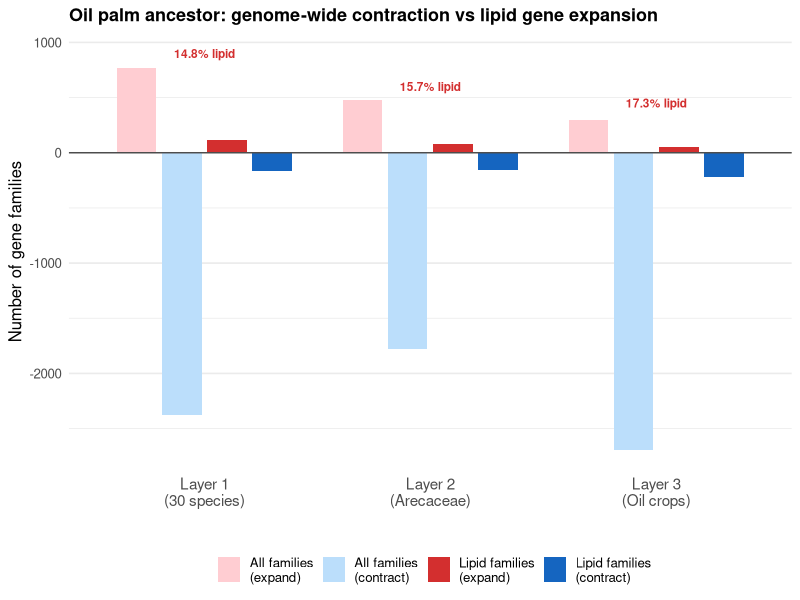
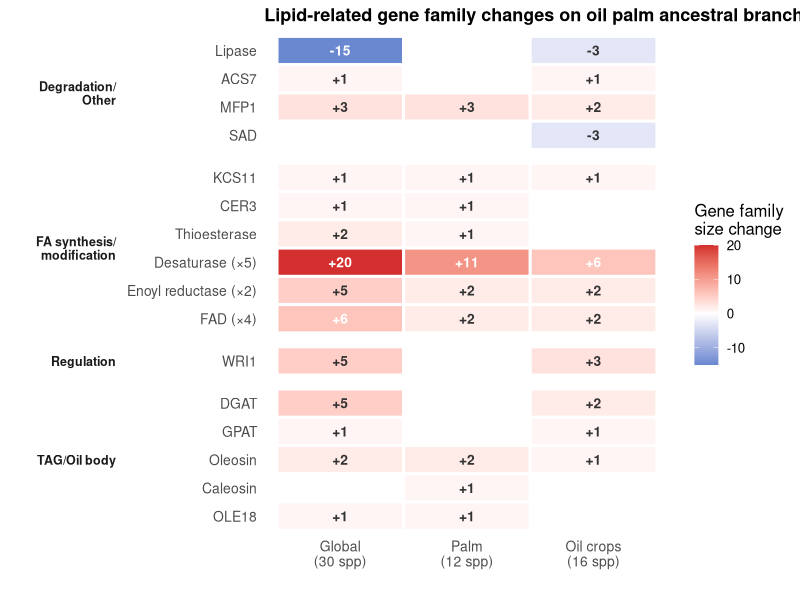
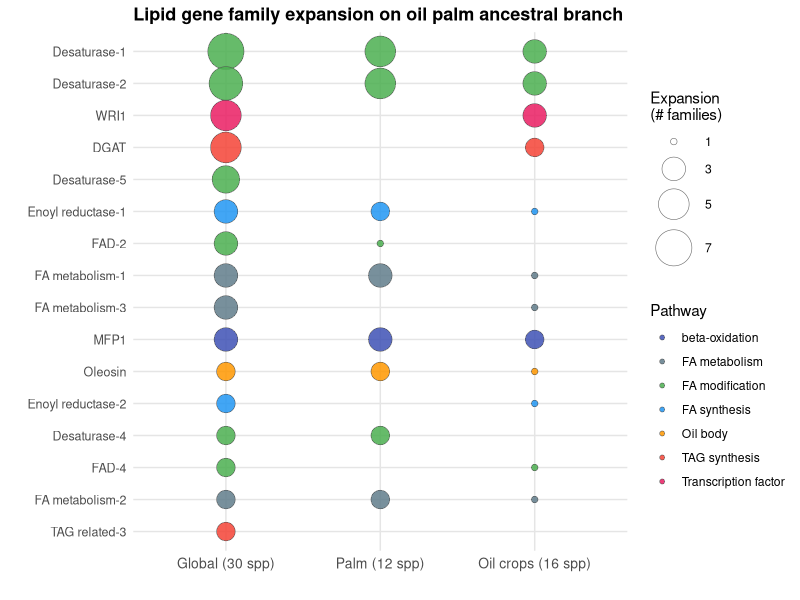
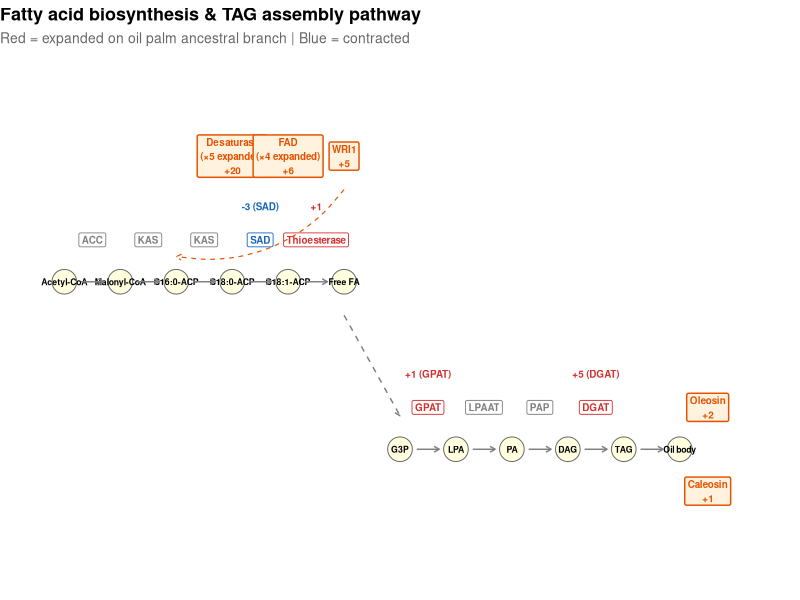
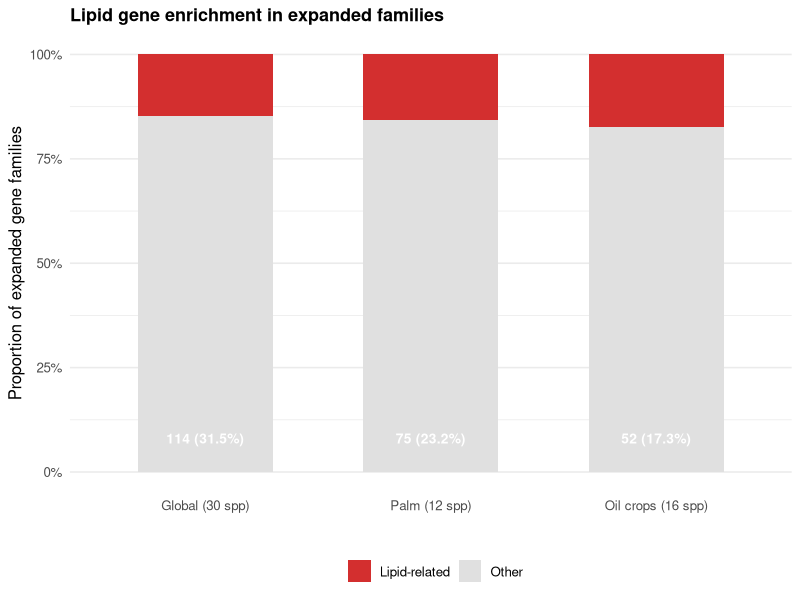

Source code (R) for these figures, in order:
#!/usr/bin/env Rscript
#=====================================================
# 油脂基因家族扩张收缩可视化
# Fig: 气泡图 + 全局vs油脂对比 + 通路热图
#=====================================================

for (pkg in c("ggplot2", "dplyr", "tidyr", "RColorBrewer", "cowplot", "ggrepel"))
    if (!requireNamespace(pkg, quietly=TRUE))
        install.packages(pkg, repos="https://cloud.r-project.org")

library(ggplot2)
library(dplyr)
library(tidyr)
library(cowplot)

OUT <- "${ANALYSIS_DIR}/20_results/Figure2/07_new_figure/02_comparative_orthofinder/phylo_divtime_cafe/04_figures"
dir.create(OUT, showWarnings=FALSE, recursive=TRUE)

# ============================================================
# 数据准备
# ============================================================

# 油脂相关扩张基因 (三层汇总)
lipid_expand <- data.frame(
    OG = c("OG0012737","OG0014386","OG0002452","OG0006523","OG0001300",
           "OG0014259","OG0013166","OG0019450","OG0000040","OG0000409",
           "OG0022011","OG0013873","OG0016696","OG0016322","OG0007476",
           "OG0003800","OG0005194","OG0000011","OG0001323","OG0005223",
           "OG0004640","OG0006259","OG0013137","OG0017678","OG0000635",
           "OG0004665","OG0003737","OG0005835","OG0010136","OG0006144",
           "OG0017646","OG0000292"),
    Gene = c("WRI1","DGAT","Desaturase-1","Desaturase-2","Oleosin","Caleosin",
             "Enoyl reductase-1","Enoyl reductase-2","Thioesterase-1","Thioesterase-2",
             "GPAT","KCS11","CER3","Desaturase-3","Desaturase-4",
             "Desaturase-5","FAD-1","FAD-2","FAD-3","FAD-4",
             "FA metabolism-1","FA metabolism-2","FA metabolism-3","FA metabolism-4",
             "FA related-1","FA related-2","OLE18","TAG related-1","TAG related-2","ACS7",
             "MFP1","TAG related-3"),
    Pathway = c("Transcription factor","TAG synthesis","FA modification","FA modification",
                "Oil body","Oil body","FA synthesis","FA synthesis",
                "FA termination","FA termination","Kennedy pathway","FA elongation",
                "Wax/cutin","FA modification","FA modification",
                "FA modification","FA modification","FA modification","FA modification","FA modification",
                "FA metabolism","FA metabolism","FA metabolism","FA metabolism",
                "FA related","FA related","Oil body","TAG synthesis","TAG synthesis","TAG synthesis",
                "beta-oxidation","TAG synthesis"),
    Layer1 = c(5,5,7,6,2,0,3,2,1,1,1,1,1,1,2,4,0,3,1,2,3,2,3,1,1,1,1,1,1,1,3,2),
    Layer2 = c(0,0,5,5,2,1,2,0,1,0,0,1,1,1,2,0,0,1,1,0,3,2,0,0,1,1,1,1,1,0,3,0),
    Layer3 = c(3,2,3,3,1,0,1,1,0,0,1,1,0,0,0,0,1,0,0,1,1,1,1,1,0,1,0,0,0,1,2,0),
    stringsAsFactors = FALSE
)

# 油脂相关收缩基因 (主要的)
lipid_contract <- data.frame(
    OG = c("OG0001638","OG0000913","OG0001496","OG0001325"),
    Gene = c("SAD","Lipase family","BASS2/FAD","FA beta-oxidation"),
    Pathway = c("FA modification","Lipid degradation","FA modification","beta-oxidation"),
    Layer1 = c(0,-15,0,-2),
    Layer2 = c(0,0,-2,-2),
    Layer3 = c(-3,-3,0,0),
    stringsAsFactors = FALSE
)

# ============================================================
# Figure 1: 全局收缩 vs 油脂扩张 对比图
# ============================================================
cat("绘制Figure 1: 全局vs油脂对比...\n")

contrast_data <- data.frame(
    Layer = rep(c("Layer 1\n(30 species)", "Layer 2\n(Arecaceae)", "Layer 3\n(Oil crops)"), each=4),
    Category = rep(c("All families\n(expand)", "All families\n(contract)", 
                     "Lipid families\n(expand)", "Lipid families\n(contract)"), 3),
    Count = c(770, -2373, 114, -168,   # Layer1
              478, -1780, 75, -157,     # Layer2
              300, -2695, 52, -217),    # Layer3
    stringsAsFactors = FALSE
)

contrast_data$Layer <- factor(contrast_data$Layer, 
    levels=c("Layer 1\n(30 species)", "Layer 2\n(Arecaceae)", "Layer 3\n(Oil crops)"))
contrast_data$Category <- factor(contrast_data$Category,
    levels=c("All families\n(expand)", "All families\n(contract)", 
             "Lipid families\n(expand)", "Lipid families\n(contract)"))

# 计算百分比
pct_data <- data.frame(
    Layer = c("Layer 1\n(30 species)", "Layer 2\n(Arecaceae)", "Layer 3\n(Oil crops)"),
    pct_expand = c(114/770*100, 75/478*100, 52/300*100),
    pct_contract = c(168/2373*100, 157/1780*100, 217/2695*100),
    stringsAsFactors = FALSE
)

p1 <- ggplot(contrast_data, aes(x=Layer, y=Count, fill=Category)) +
    geom_col(position=position_dodge(width=0.8), width=0.7) +
    scale_fill_manual(values=c("All families\n(expand)"="#FFCDD2",
                                "All families\n(contract)"="#BBDEFB",
                                "Lipid families\n(expand)"="#D32F2F",
                                "Lipid families\n(contract)"="#1565C0")) +
    geom_hline(yintercept=0, color="grey30", size=0.5) +
    labs(x="", y="Number of gene families",
         title="Oil palm ancestor: genome-wide contraction vs lipid gene expansion",
         fill="") +
    theme_minimal(base_size=12) +
    theme(
        plot.title = element_text(size=13, face="bold"),
        legend.position = "bottom",
        panel.grid.major.x = element_blank(),
        axis.text.x = element_text(size=11)
    ) +
    # 添加比例注释
    annotate("text", x=1, y=900, label="14.8% lipid", size=3, color="#D32F2F", fontface="bold") +
    annotate("text", x=2, y=600, label="15.7% lipid", size=3, color="#D32F2F", fontface="bold") +
    annotate("text", x=3, y=450, label="17.3% lipid", size=3, color="#D32F2F", fontface="bold")

ggsave(file.path(OUT, "Fig_lipid_contrast.pdf"), p1, width=10, height=6, dpi=300)
cat("  ✓ Fig_lipid_contrast.pdf\n")


# ============================================================
# Figure 2: 油脂通路基因热图 (核心基因 × 3层)
# ============================================================
cat("绘制Figure 2: 油脂核心基因热图...\n")

# 选核心基因
core_genes <- data.frame(
    Gene = c("WRI1","DGAT","GPAT","Oleosin","Caleosin","OLE18",
             "KCS11","CER3","Thioesterase",
             "Desaturase (×5)","Enoyl reductase (×2)","FAD (×4)",
             "Lipase","ACS7","MFP1",
             "SAD"),
    Pathway = c("Transcription\nfactor","TAG\nsynthesis","Kennedy\npathway",
                "Oil body","Oil body","Oil body",
                "FA elongation","Wax/cutin","FA termination",
                "FA modification","FA synthesis","FA modification",
                "Lipid\ndegradation","TAG\nsynthesis","beta-oxidation",
                "FA modification"),
    Category = c(rep("Regulation", 1), rep("TAG/Oil body", 5), 
                 rep("FA synthesis/\nmodification", 6), rep("Degradation/\nOther", 4)),
    Layer1 = c(5, 5, 1, 2, 0, 1, 1, 1, 2, 20, 5, 6, -15, 1, 3, 0),
    Layer2 = c(0, 0, 0, 2, 1, 1, 1, 1, 1, 11, 2, 2, 0, 0, 3, 0),
    Layer3 = c(3, 2, 1, 1, 0, 0, 1, 0, 0, 6, 2, 2, -3, 1, 2, -3),
    stringsAsFactors = FALSE
)

core_long <- core_genes %>%
    pivot_longer(cols=c(Layer1, Layer2, Layer3), names_to="Layer", values_to="Change") %>%
    mutate(Layer = recode(Layer, "Layer1"="Global\n(30 spp)", 
                                 "Layer2"="Palm\n(12 spp)", 
                                 "Layer3"="Oil crops\n(16 spp)"))

# 基因排序
core_long$Gene <- factor(core_long$Gene, levels=rev(core_genes$Gene))
core_long$Layer <- factor(core_long$Layer, levels=c("Global\n(30 spp)", "Palm\n(12 spp)", "Oil crops\n(16 spp)"))

# 颜色: 红=扩张, 蓝=收缩, 白=0
p2 <- ggplot(core_long, aes(x=Layer, y=Gene, fill=Change)) +
    geom_tile(color="white", size=1) +
    geom_text(aes(label=ifelse(Change > 0, paste0("+", Change),
                               ifelse(Change < 0, as.character(Change), ""))),
              size=3.5, fontface="bold",
              color=ifelse(core_long$Change > 5 | core_long$Change < -5, "white", "grey20")) +
    scale_fill_gradient2(
        low="#1565C0", mid="white", high="#D32F2F",
        midpoint=0, limits=c(-15, 20),
        name="Gene family\nsize change"
    ) +
    # 分类标注 (左侧)
    facet_grid(Category ~ ., scales="free_y", space="free_y", switch="y") +
    labs(x="", y="",
         title="Lipid-related gene family changes on oil palm ancestral branch") +
    theme_minimal(base_size=12) +
    theme(
        plot.title = element_text(size=13, face="bold"),
        strip.placement = "outside",
        strip.text.y.left = element_text(angle=0, hjust=1, size=9, face="bold"),
        panel.grid = element_blank(),
        axis.text.y = element_text(size=10),
        axis.text.x = element_text(size=10),
        legend.position = "right"
    )

ggsave(file.path(OUT, "Fig_lipid_heatmap.pdf"), p2, width=8, height=8, dpi=300)
cat("  ✓ Fig_lipid_heatmap.pdf\n")


# ============================================================
# Figure 3: 气泡图 - 所有油脂扩张家族
# ============================================================
cat("绘制Figure 3: 气泡图...\n")

# 选择三层至少有一层 change >= 2 的基因
bubble_data <- lipid_expand %>%
    filter(pmax(Layer1, Layer2, Layer3) >= 2) %>%
    pivot_longer(cols=c(Layer1, Layer2, Layer3), names_to="Layer", values_to="Change") %>%
    filter(Change > 0) %>%
    mutate(Layer = recode(Layer, "Layer1"="Global (30 spp)", 
                                 "Layer2"="Palm (12 spp)", 
                                 "Layer3"="Oil crops (16 spp)"))

bubble_data$Gene <- factor(bubble_data$Gene, 
    levels=rev(unique(lipid_expand$Gene[order(-lipid_expand$Layer1)])))
bubble_data$Layer <- factor(bubble_data$Layer, 
    levels=c("Global (30 spp)", "Palm (12 spp)", "Oil crops (16 spp)"))

# 通路颜色
pathway_colors <- c(
    "Transcription factor"="#E91E63",
    "TAG synthesis"="#F44336",
    "Oil body"="#FF9800",
    "FA modification"="#4CAF50",
    "FA synthesis"="#2196F3",
    "FA termination"="#9C27B0",
    "FA elongation"="#00BCD4",
    "Kennedy pathway"="#FF5722",
    "Wax/cutin"="#795548",
    "FA metabolism"="#607D8B",
    "FA related"="#9E9E9E",
    "beta-oxidation"="#3F51B5",
    "Lipid degradation"="#455A64"
)

p3 <- ggplot(bubble_data, aes(x=Layer, y=Gene)) +
    geom_point(aes(size=Change, fill=Pathway), shape=21, color="grey30", stroke=0.3, alpha=0.85) +
    scale_size_continuous(range=c(2, 12), breaks=c(1,3,5,7,10), name="Expansion\n(# families)") +
    scale_fill_manual(values=pathway_colors, name="Pathway") +
    labs(x="", y="",
         title="Lipid gene family expansion on oil palm ancestral branch") +
    theme_minimal(base_size=11) +
    theme(
        plot.title = element_text(size=13, face="bold"),
        panel.grid.major = element_line(color="grey90"),
        panel.grid.minor = element_blank(),
        axis.text.y = element_text(size=9),
        axis.text.x = element_text(size=10),
        legend.position = "right"
    )

ggsave(file.path(OUT, "Fig_lipid_bubble.pdf"), p3, width=11, height=9, dpi=300)
cat("  ✓ Fig_lipid_bubble.pdf\n")


# ============================================================
# Figure 4: Kennedy pathway 示意 + 扩缩标注
# ============================================================
cat("绘制Figure 4: Kennedy pathway...\n")

# 用ggplot手绘简化版Kennedy pathway
pathway_steps <- data.frame(
    step = c("Acetyl-CoA", "Malonyl-CoA", "C16:0-ACP", "C18:0-ACP", "C18:1-ACP",
             "Free FA", "G3P", "LPA", "PA", "DAG", "TAG", "Oil body"),
    x = c(1, 2, 3, 4, 5, 6, 7, 8, 9, 10, 11, 12),
    y = c(5, 5, 5, 5, 5, 5, 3, 3, 3, 3, 3, 3),
    stringsAsFactors = FALSE
)

enzymes <- data.frame(
    enzyme = c("ACC","KAS","KAS","SAD","Thioesterase","GPAT","LPAAT","PAP","DGAT"),
    Gene_change = c("", "", "", "-3 (SAD)", "+1", "+1 (GPAT)", "", "", "+5 (DGAT)"),
    x_start = c(1.5, 2.5, 3.5, 4.5, 5.5, 7.5, 8.5, 9.5, 10.5),
    y_pos = c(5.5, 5.5, 5.5, 5.5, 5.5, 3.5, 3.5, 3.5, 3.5),
    color = c("grey50","grey50","grey50","#1565C0","#D32F2F","#D32F2F","grey50","grey50","#D32F2F"),
    stringsAsFactors = FALSE
)

regulators <- data.frame(
    name = c("WRI1", "Oleosin", "Caleosin", "Desaturase\n(×5 expanded)", "FAD\n(×4 expanded)"),
    x = c(6, 12.5, 12.5, 4, 5),
    y = c(6.5, 3.5, 2.5, 6.5, 6.5),
    change = c("+5", "+2", "+1", "+20", "+6"),
    stringsAsFactors = FALSE
)

p4 <- ggplot() +
    # 步骤节点
    geom_point(data=pathway_steps, aes(x=x, y=y), 
               shape=21, size=8, fill="lightyellow", color="grey40") +
    geom_text(data=pathway_steps, aes(x=x, y=y, label=step),
              size=2.2, fontface="bold") +
    
    # 箭头 (FA synthesis chain)
    geom_segment(data=data.frame(x=1:5, xend=2:6), 
                 aes(x=x+0.3, xend=xend-0.3, y=5, yend=5),
                 arrow=arrow(length=unit(0.15,"cm")), color="grey50", size=0.5) +
    # 箭头 (Kennedy pathway)
    geom_segment(data=data.frame(x=7:10, xend=8:11),
                 aes(x=x+0.3, xend=xend-0.3, y=3, yend=3),
                 arrow=arrow(length=unit(0.15,"cm")), color="grey50", size=0.5) +
    # Free FA → G3P (转折)
    geom_segment(aes(x=6, xend=7, y=4.6, yend=3.4),
                 arrow=arrow(length=unit(0.15,"cm")), color="grey50", 
                 size=0.5, linetype="dashed") +
    # TAG → Oil body
    geom_segment(aes(x=11.3, xend=11.7, y=3, yend=3),
                 arrow=arrow(length=unit(0.15,"cm")), color="grey50", size=0.5) +
    
    # 酶标注
    geom_label(data=enzymes, aes(x=x_start, y=y_pos, label=enzyme),
               size=2.5, fill="white", label.size=0.3, color=enzymes$color,
               fontface="bold") +
    # 扩缩数字
    geom_text(data=enzymes %>% filter(Gene_change != ""), 
              aes(x=x_start, y=y_pos+0.4, label=Gene_change),
              size=2.5, color=enzymes$color[enzymes$Gene_change != ""], fontface="bold") +
    
    # 调控因子
    geom_label(data=regulators, aes(x=x, y=y, label=paste0(name, "\n", change)),
               size=2.5, fill="#FFF3E0", color="#E65100", label.size=0.5, fontface="bold") +
    # WRI1 → pathway 调控箭头
    geom_curve(aes(x=6, y=6.1, xend=3, yend=5.3),
               arrow=arrow(length=unit(0.15,"cm")), color="#E65100",
               curvature=-0.3, size=0.4, linetype="dashed") +
    
    # 标题和主题
    labs(title="Fatty acid biosynthesis & TAG assembly pathway",
         subtitle="Red = expanded on oil palm ancestral branch | Blue = contracted") +
    xlim(0.5, 13.5) + ylim(1.5, 7.5) +
    theme_void() +
    theme(
        plot.title = element_text(size=13, face="bold"),
        plot.subtitle = element_text(size=10, color="grey40")
    )

ggsave(file.path(OUT, "Fig_lipid_pathway.pdf"), p4, width=14, height=6, dpi=300)
cat("  ✓ Fig_lipid_pathway.pdf\n")


# ============================================================
# Figure 5: 饼图对比 - expand中油脂占比
# ============================================================
cat("绘制Figure 5: 占比对比...\n")

ratio_data <- data.frame(
    Layer = rep(c("Global (30 spp)", "Palm (12 spp)", "Oil crops (16 spp)"), each=2),
    Type = rep(c("Lipid-related", "Other"), 3),
    Expand = c(114, 770-114, 75, 478-75, 52, 300-52),
    stringsAsFactors = FALSE
)

ratio_data$Layer <- factor(ratio_data$Layer, 
    levels=c("Global (30 spp)", "Palm (12 spp)", "Oil crops (16 spp)"))

p5 <- ggplot(ratio_data, aes(x=Layer, y=Expand, fill=Type)) +
    geom_col(position="fill", width=0.6) +
    scale_fill_manual(values=c("Lipid-related"="#D32F2F", "Other"="#E0E0E0")) +
    scale_y_continuous(labels=scales::percent) +
    geom_text(data=ratio_data %>% filter(Type=="Lipid-related"),
              aes(label=sprintf("%d (%.1f%%)", Expand, Expand/(Expand + 
                  ratio_data$Expand[ratio_data$Layer==Layer & ratio_data$Type=="Other"])*100)),
              y=0.08, color="white", fontface="bold", size=3.5) +
    labs(x="", y="Proportion of expanded gene families",
         title="Lipid gene enrichment in expanded families",
         fill="") +
    theme_minimal(base_size=12) +
    theme(
        plot.title = element_text(size=13, face="bold"),
        legend.position = "bottom",
        panel.grid.major.x = element_blank()
    )

ggsave(file.path(OUT, "Fig_lipid_ratio.pdf"), p5, width=8, height=5, dpi=300)
cat("  ✓ Fig_lipid_ratio.pdf\n")


cat("\n========================================\n")
cat("完成! 输出:\n")
cat("  ", file.path(OUT, "Fig_lipid_contrast.pdf"), " - 全局收缩vs油脂扩张\n")
cat("  ", file.path(OUT, "Fig_lipid_heatmap.pdf"), "  - 核心基因热图\n")
cat("  ", file.path(OUT, "Fig_lipid_bubble.pdf"), "   - 气泡图\n")
cat("  ", file.path(OUT, "Fig_lipid_pathway.pdf"), "  - Kennedy通路\n")
cat("  ", file.path(OUT, "Fig_lipid_ratio.pdf"), "    - 占比图\n")
cat("========================================\n")
